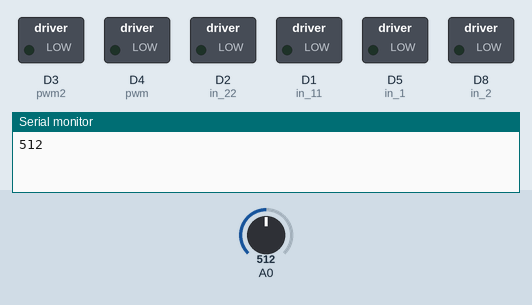
A sketch run on a simulated ESP8266 (NodeMCU). Shown: switched loads named in the sketch (green lamp = pin HIGH), the last lines printed to the serial monitor. The inputs (shaded band) are chosen by the test bench; at power-on: A0 = 512.

Above: at 0.14 s.
At 1.2 s:
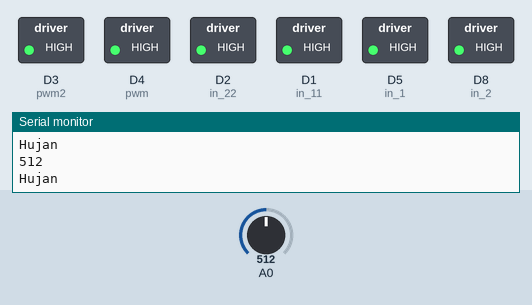
1.3 s: A0 set to 1007
4.2 s: A0 set to 1023
At 5.67 s:
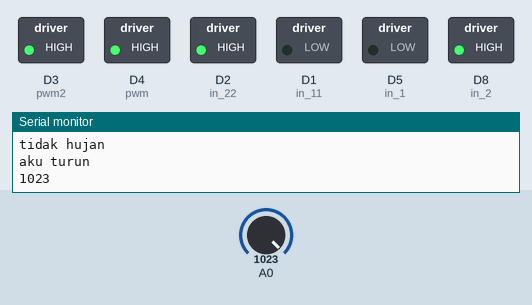
Timing chart, 0 to 7.3 s (numbered marks = the images above; inputs shaded):
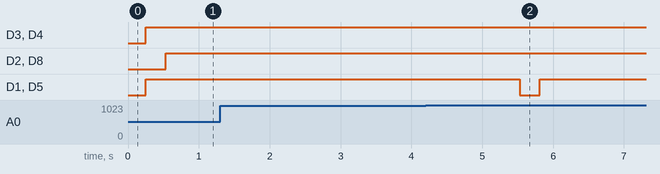

Measured:
- the behaviour switches between 1022 and 1023 on A0 (found by bisection; images 1 and 2)
- after the input at 4.2 s, D1 (in_11), D5 (in_1): HIGH → LOW after 1.3 s, → HIGH 0.28 s later

The sketch:

Backup_MOTORdc.ino
```cpp
const int pwm = D4 ;  //enable motor output 1
const int in_1 = D5 ; //
const int in_2 = D8 ;//

const int pwm2 = D3 ;  //enable motor output 2
const int in_11 = D1 ; //
const int in_22 = D2 ;//

int rainsense = D6; // analog sensor pin A0 untuk input raindrop
static int flag_naik,flag_turun;
//For providing logic to L298 IC to choose the direction of the DC motor

void setup()
{
pinMode(pwm,OUTPUT) ;   //we have to set PWM pin as output
pinMode(in_1,OUTPUT) ;  //Logic pins are also set as output
pinMode(in_2,OUTPUT) ;
pinMode(pwm2,OUTPUT) ;   //we have to set PWM pin as output
pinMode(in_11,OUTPUT) ;  //Logic pins are also set as output
pinMode(in_22,OUTPUT) ;
Serial.begin(115200);
}


void loop()
{
//For Clock wise motion , in_1 = High , in_2 = Low

int rainSenseReading = analogRead(rainsense);
Serial.println(rainSenseReading);
  delay(250);// hujan value dari 0 ke 1023.
  if(rainSenseReading <1023){
   // sendingData(nodeclient1);
    Serial.println("Hujan");
    if(flag_naik == 1){
      //For brake
      digitalWrite(in_1,HIGH) ;
      digitalWrite(in_2,HIGH) ;
      digitalWrite(in_11,HIGH) ;
      digitalWrite(in_22,HIGH) ;
      delay(1000) ;
      Serial.println("Sek Hujan");
      }
    else {
      digitalWrite(in_1,HIGH) ; // bismillah iki paten
      digitalWrite(in_2,LOW) ;
      digitalWrite(in_11,HIGH) ;
      digitalWrite(in_22,LOW) ;
      analogWrite(pwm,5000) ;
      analogWrite(pwm2,5000) ;
      delay(30);
      }
    flag_naik = 1;
    flag_turun = 0;
   }
 else {
  Serial.println("tidak hujan");
  if(flag_turun == 1){
      //For brake
      digitalWrite(in_1,HIGH) ;
      digitalWrite(in_2,HIGH) ;
      digitalWrite(in_11,HIGH) ;
      digitalWrite(in_22,HIGH) ;
      delay(1000) ;
      Serial.println("Brake");
      }
    else {
      digitalWrite(in_1,LOW) ;
      digitalWrite(in_2,HIGH) ;
      digitalWrite(in_11,LOW) ;
      digitalWrite(in_22,HIGH) ;
      analogWrite(pwm,7000) ;
      analogWrite(pwm2,7000) ;
      delay(30);
      Serial.println("aku turun");
      }
  flag_naik = 0;
  flag_turun = 1;
 }
//analogWrite(pwm,300) ;

/*setting pwm of the motor to 255
we can change the speed of rotaion
by chaning pwm input but we are only
using arduino so we are using higest
value to driver the motor  */

//Clockwise for 3 secs


//For Anti Clock-wise motion - IN_1 = LOW , IN_2 = HIGH
//digitalWrite(in_1,LOW) ;
//digitalWrite(in_2,HIGH) ;
////analogWrite(pwm,300) ;
//delay(300) ;
//
////For brake
//digitalWrite(in_1,HIGH) ;
//digitalWrite(in_2,HIGH) ;
//delay(3000) ;
 }
```
